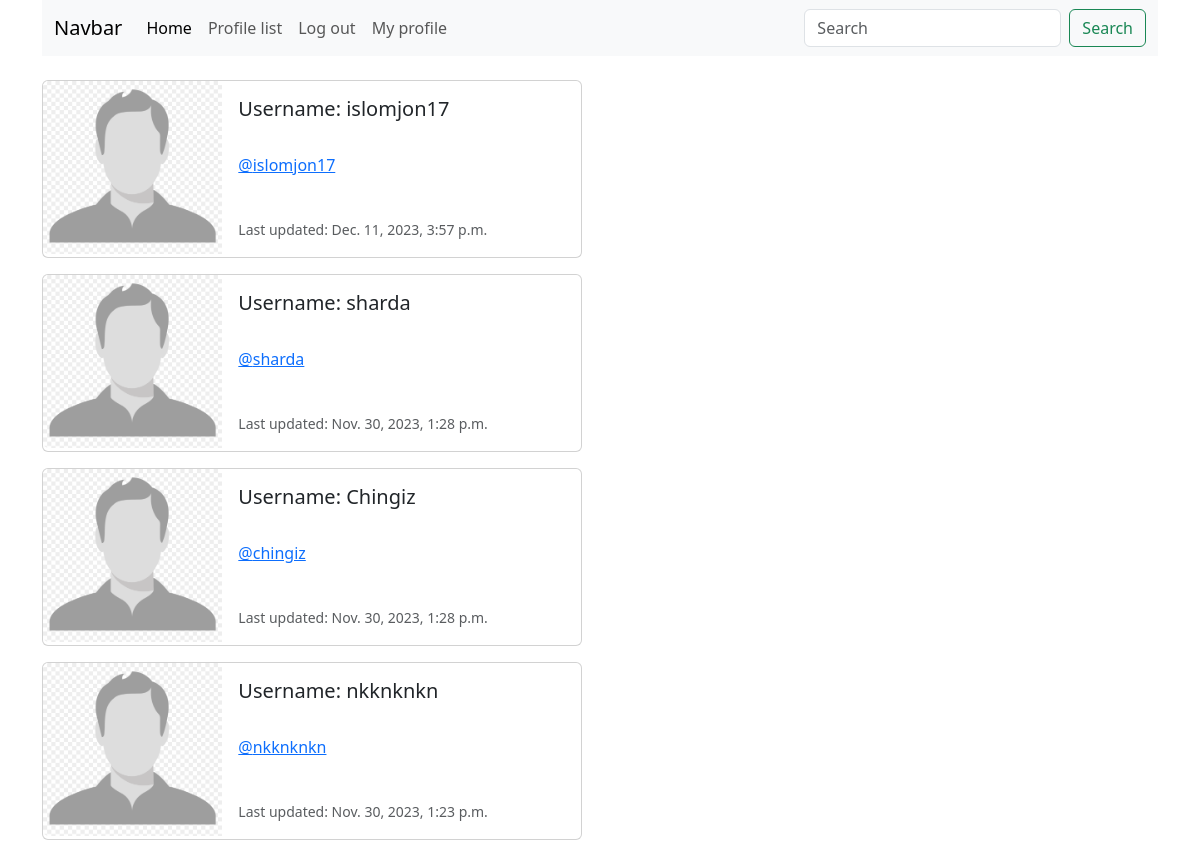
/profile_list/ (signed in), run on the app's committed database.
### twitterclone/models.py (models this page shows, shortened)
class Profile(models.Model):
    user = models.OneToOneField(User, on_delete=models.CASCADE)
    follows = models.ManyToManyField("self",
                                    related_name="followed_by",
                                    symmetrical=False,
                                    blank=True)
    created_date = models.DateTimeField(User, auto_now=True)

### twitterclone/views.py (the view)
# urls.py: path('profile_list/', views.profile_list, name="profile_list"),
def profile_list(request):
    if request.user.is_authenticated:
        profiles = Profile.objects.exclude(user=request.user)
        return render(request, 'profile_list.html', {"profiles":profiles})
    else:
        messages.success(request, ("You have to log in"))
        return render(request, 'home.html', {})

### twitterclone/templates/profile_list.html
{% extends 'base.html' %}
{% load static %}
{% block content %}
{% if profiles %}
    {% for profiles in profiles %}
    <div class="card mb-3" style="max-width: 540px;">
        <div class="row g-0">
          <div class="col-md-4">
            <img src="{% static 'twitterclone/images/profile_image_2.png' %}" class="img-fluid rounded-start" alt="Profile image">
          </div>
          <div class="col-md-8">
            <div class="card-body">
              <h5 class="card-title">Username: {{ profiles.user.username }}</h5>
              <br/>
              <p class="card-text"> <a href="{% url 'profile' profiles.user.id %}">@{{ profiles.user.username|lower }} </a> </p>
              <br/>
              <p class="card-text"><small class="text-body-secondary"> Last updated: {{ profiles.created_date }}</small></p>
            </div>
          </div>
        </div>
      </div>
    {% endfor %}
{% endif %}
{% endblock  %}

### data on the page
Profile: user.username "islomjon17", created_date "Dec. 11, 2023, 3:57 p.m."
Profile: user.username "sharda", created_date "Nov. 30, 2023, 1:28 p.m."
Profile: user.username "Chingiz", user.username "chingiz", created_date "Nov. 30, 2023, 1:28 p.m."
Profile: user.username "nkknknkn", created_date "Nov. 30, 2023, 1:23 p.m."
